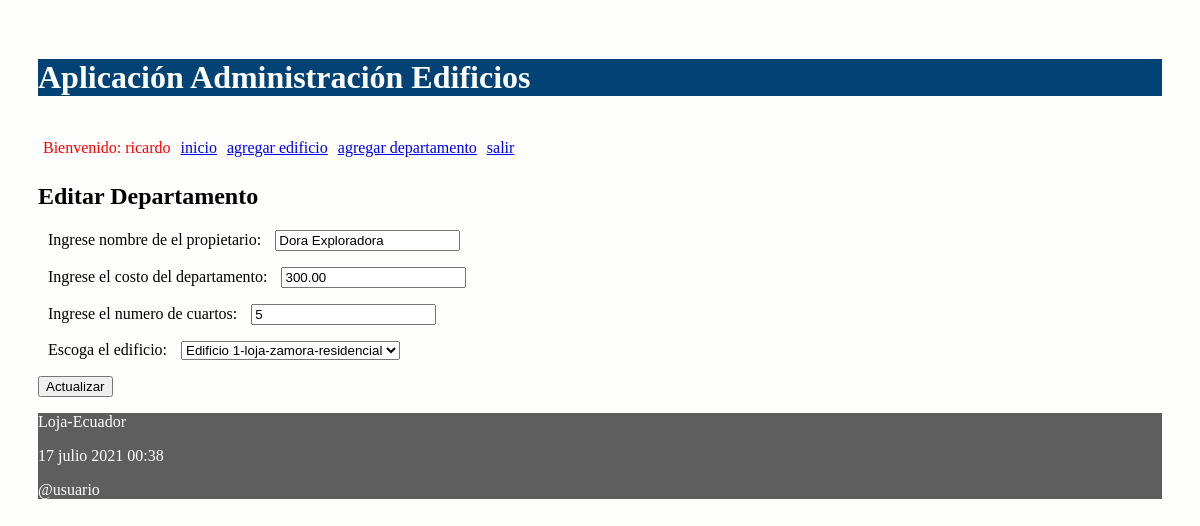
Page /editar/departamento/19 (signed in) on the committed database.
### administrativo/models.py (models this page shows, shortened)
class Departamento(models.Model):
    propietario = models.CharField("Nombre de propietario", max_length=30)
    costoDep = models.DecimalField("Costo de departamento", max_digits=100, decimal_places=2)
    numCuartos = models.IntegerField("Numero de cuartos")
    edificio = models.ForeignKey(Edificio, on_delete=models.CASCADE,
            related_name="departamentos")

### administrativo/views.py (the view)
# urls.py: path('editar/departamento/<int:id>', views.editar_departamento,
@login_required(login_url='/entrando/login/')
def editar_departamento(request, id):
    departamento = Departamento.objects.get(pk=id)
    if request.method=='POST':
        formulario = DepartamentoForm(request.POST, instance=departamento)
        print(formulario.errors)
        if formulario.is_valid():
            formulario.save()
            return redirect(index)
    else:
        formulario = DepartamentoForm(instance=departamento)
    diccionario = {'formulario': formulario}
    return render(request, 'editarDepartamento.html', diccionario)

### administrativo/forms.py (shortened to what this page needs)
class DepartamentoForm(ModelForm):
    class Meta:
        model = Departamento
        fields = ['propietario', 'costoDep', 'numCuartos',  'edificio']
        labels = {
            'propietario': _('Ingrese nombre de el propietario'),
            'costoDep': _('Ingrese el costo del departamento'),
            'numCuartos': _('Ingrese el numero de cuartos'),
            'edificio': _('Escoga el edificio'),
        }

### administrativo/models.py (called while the page is built)
    def __str__(self):
        return "%s-%s-%s-%s" % (self.nombre,
                self.direccion,
                self.ciudad,
                self.tipo)

### administrativo/templates/editarDepartamento.html (shortened to what this page needs)
{% extends "master.html" %}
{% block content %}
<h2>Editar Departamento</h3>
<form action="" method="post">
  {{formulario.as_p}}
  <p><input type='submit' value='Actualizar'/></p>
</form>
{% endblock %}

### administrativo/templates/master.html (shortened to what this page needs)
<!DOCTYPE html>
<html>
  <head>
    {% load static %}
    <link rel="stylesheet" type="text/css" href="{% static 'css/estilos.css' %}">
    <link rel="stylesheet" type="text/css" href="https://cdn.datatables.net/1.10.25/css/jquery.dataTables.min.css">
  </head>
  {% load account %}
  <body>
  <header>
    <h1>Aplicación Administración Edificios </h1>
    <nav class="top_menu">
      <ul>
        {% if user.is_authenticated %}
          <li> <span class="nombre_usuario"> Bienvenido: {{user.username}} </span></li>
        {% endif %}
        <li><a href="{% url 'index' %}">inicio</a></li>
        <li><a href="{% url 'crear_edificio' %}">agregar edificio</a></li>
        <li><a href="{% url 'crear_departamento' %}">agregar departamento</a></li>
        {% if user.is_authenticated %}
          <li><a href="{% url 'logout_view' %}">salir</a></li>
        {% else %}
          <li>[<a href="{% url 'login' %}">ingresar</a>]</li>
        {% endif %}
      </ul>
    </nav>
  </header>
  <section>
      {% block content %}{% endblock %}
  </section>
  {% include 'footer.html' %}
  </body>
</html>

### administrativo/static/css/estilos.css (style rules this page uses)
body { background: #FEFEFD; padding: 30px; }
header { background: #034275; color: rgb(255, 255, 255); }
.nombre_usuario { color: red; }
section { width: 100%; }
label { padding: 12px 10px; }
.top_menu ul { list-style:none; float:left; padding: 5px; width:95%; }
.top_menu ul li { float:left; margin-right:10px; margin-bottom:5px; text: #FFF; }

### rows in the picture
Departamento: propietario "Dora Exploradora", costoDep "300.00", numCuartos "5", edificio "Edificio 1-loja-zamora-residencial"

### other values in the picture
{{ user.username }} "ricardo"
